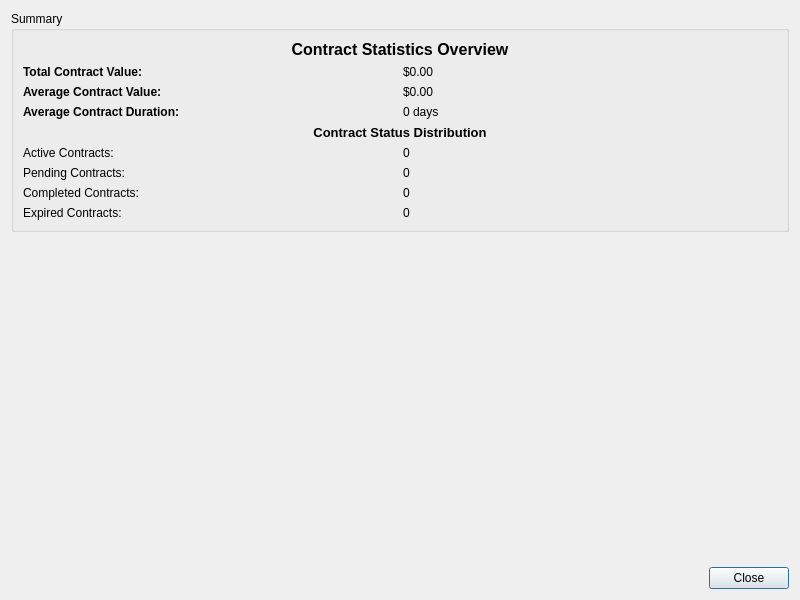
<?xml version="1.0" encoding="UTF-8"?>
<ui version="4.0">
 <class>StatisticsDialog</class>
 <widget class="QDialog" name="StatisticsDialog">
  <property name="geometry">
   <rect>
    <x>0</x>
    <y>0</y>
    <width>800</width>
    <height>600</height>
   </rect>
  </property>
  <property name="windowTitle">
   <string>Contract Statistics</string>
  </property>
  <layout class="QVBoxLayout" name="verticalLayout">
   <item>
    <widget class="QGroupBox" name="summaryGroupBox">
     <property name="title">
      <string>Summary</string>
     </property>
     <layout class="QGridLayout" name="gridLayout">
      <item row="0" column="0" colspan="2">
       <widget class="QLabel" name="titleLabel">
        <property name="font">
         <font>
          <pointsize>12</pointsize>
          <bold>true</bold>
         </font>
        </property>
        <property name="text">
         <string>Contract Statistics Overview</string>
        </property>
        <property name="alignment">
         <set>Qt::AlignCenter</set>
        </property>
       </widget>
      </item>
      <item row="1" column="0">
       <widget class="QLabel" name="label">
        <property name="font">
         <font>
          <bold>true</bold>
         </font>
        </property>
        <property name="text">
         <string>Total Contract Value:</string>
        </property>
       </widget>
      </item>
      <item row="1" column="1">
       <widget class="QLabel" name="totalValueLabel">
        <property name="text">
         <string>$0.00</string>
        </property>
       </widget>
      </item>
      <item row="2" column="0">
       <widget class="QLabel" name="avgValueLabel">
        <property name="font">
         <font>
          <bold>true</bold>
         </font>
        </property>
        <property name="text">
         <string>Average Contract Value:</string>
        </property>
       </widget>
      </item>
      <item row="2" column="1">
       <widget class="QLabel" name="avgValueDisplay">
        <property name="text">
         <string>$0.00</string>
        </property>
       </widget>
      </item>
      <item row="3" column="0">
       <widget class="QLabel" name="avgDurationLabel">
        <property name="font">
         <font>
          <bold>true</bold>
         </font>
        </property>
        <property name="text">
         <string>Average Contract Duration:</string>
        </property>
       </widget>
      </item>
      <item row="3" column="1">
       <widget class="QLabel" name="avgDurationDisplay">
        <property name="text">
         <string>0 days</string>
        </property>
       </widget>
      </item>
      <item row="4" column="0" colspan="2">
       <widget class="QLabel" name="statusTitle">
        <property name="font">
         <font>
          <pointsize>10</pointsize>
          <bold>true</bold>
         </font>
        </property>
        <property name="text">
         <string>Contract Status Distribution</string>
        </property>
        <property name="alignment">
         <set>Qt::AlignCenter</set>
        </property>
       </widget>
      </item>
      <item row="5" column="0">
       <widget class="QLabel" name="label_2">
        <property name="text">
         <string>Active Contracts:</string>
        </property>
       </widget>
      </item>
      <item row="5" column="1">
       <widget class="QLabel" name="activeCountLabel">
        <property name="text">
         <string>0</string>
        </property>
       </widget>
      </item>
      <item row="6" column="0">
       <widget class="QLabel" name="label_3">
        <property name="text">
         <string>Pending Contracts:</string>
        </property>
       </widget>
      </item>
      <item row="6" column="1">
       <widget class="QLabel" name="pendingCountLabel">
        <property name="text">
         <string>0</string>
        </property>
       </widget>
      </item>
      <item row="7" column="0">
       <widget class="QLabel" name="label_4">
        <property name="text">
         <string>Completed Contracts:</string>
        </property>
       </widget>
      </item>
      <item row="7" column="1">
       <widget class="QLabel" name="completedCountLabel">
        <property name="text">
         <string>0</string>
        </property>
       </widget>
      </item>
      <item row="8" column="0">
       <widget class="QLabel" name="label_5">
        <property name="text">
         <string>Expired Contracts:</string>
        </property>
       </widget>
      </item>
      <item row="8" column="1">
       <widget class="QLabel" name="expiredCountLabel">
        <property name="text">
         <string>0</string>
        </property>
       </widget>
      </item>
     </layout>
    </widget>
   </item>
   <item>
    <widget class="QWidget" name="chartsWidget" native="true">
     <property name="sizePolicy">
      <sizepolicy hsizetype="Preferred" vsizetype="Expanding">
       <horstretch>0</horstretch>
       <verstretch>0</verstretch>
      </sizepolicy>
     </property>
    </widget>
   </item>
   <item>
    <widget class="QDialogButtonBox" name="buttonBox">
     <property name="orientation">
      <enum>Qt::Horizontal</enum>
     </property>
     <property name="standardButtons">
      <set>QDialogButtonBox::Close</set>
     </property>
    </widget>
   </item>
  </layout>
 </widget>
 <resources/>
 <connections>
  <connection>
   <sender>buttonBox</sender>
   <signal>accepted()</signal>
   <receiver>StatisticsDialog</receiver>
   <slot>accept()</slot>
   <hints>
    <hint type="sourcelabel">
     <x>248</x>
     <y>254</y>
    </hint>
    <hint type="destinationlabel">
     <x>157</x>
     <y>274</y>
    </hint>
   </hints>
  </connection>
  <connection>
   <sender>buttonBox</sender>
   <signal>rejected()</signal>
   <receiver>StatisticsDialog</receiver>
   <slot>reject()</slot>
   <hints>
    <hint type="sourcelabel">
     <x>316</x>
     <y>260</y>
    </hint>
    <hint type="destinationlabel">
     <x>286</x>
     <y>274</y>
    </hint>
   </hints>
  </connection>
 </connections>
</ui>
